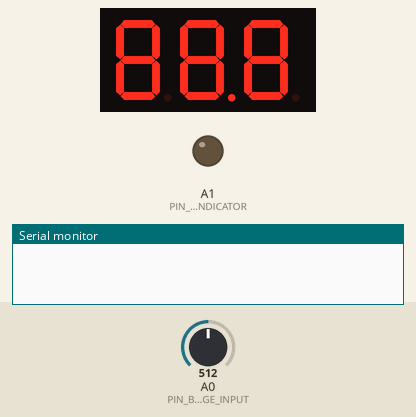
Bench run of a sketch on a simulated Arduino Uno, built with avr-gcc and run on an emulated ATmega328P. Parts: 3-digit seven-segment display, output pins drawn as LEDs (lit = HIGH), the last lines printed to the serial monitor. The test bench sets the inputs (shaded band); at power-on: A0 (PIN_BATTERY_VOLTAGE_INPUT) = 512.

Above: at 0.1 s.
At 1.1 s:
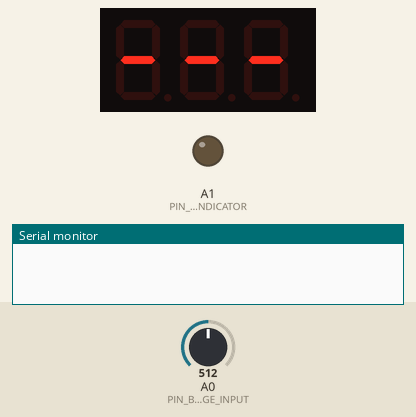
At 2.3 s:
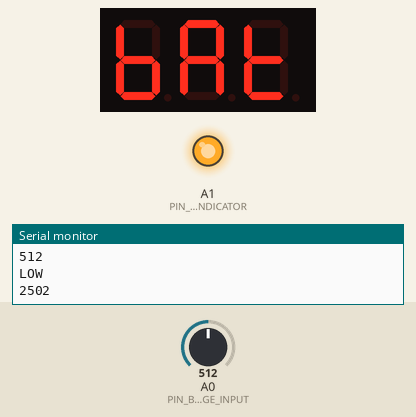
At 4.3 s:
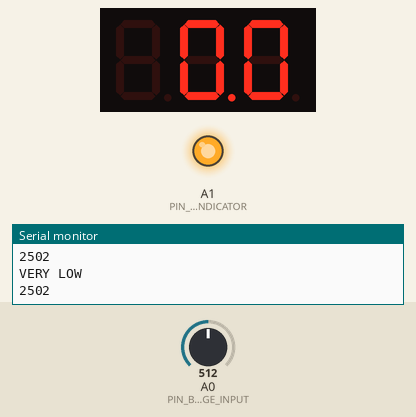

Measured:
- what the display in image 1 shows lasts 1.3 s, from 1.0 s to 2.3 s
- what the display in image 2 shows lasts 2.0 s, from 2.3 s to 4.3 s
- what the display in image 3 shows lasts 6.3 s, from 4.3 s to 10.6 s

The sketch:

FullCode.ino
```cpp
#include "DEFINE.h"
#include "SevSeg.h"
  SevSeg sevseg; //Instantiate a seven segment object (global)

//----------------------------------------------------------------------------------------------------------------------------------------------//
void SevSegSetup()
{
  unsigned long ul_32Timer;
  const long ul_32Delay888 = 1000;//1000ms Delay constant
  const long ul_32DelayTiret = 1000;//1000ms Delay constant

  byte numDigits = 3;
  byte digitPins[] = {PIN_BASE_TRANS_DIG_1, PIN_BASE_TRANS_DIG_2, PIN_BASE_TRANS_DIG_3};
  byte segmentPins[] = {PIN_SEGMENT_A, PIN_SEGMENT_B, PIN_SEGMENT_C, PIN_SEGMENT_D, PIN_SEGMENT_E, PIN_SEGMENT_F, PIN_SEGMENT_G, PIN_SEGMENT_H};
  bool resistorsOnSegments = true; // 'false' means resistors are on digit pins, 'true' on segment

  //Modify line below according to type of 7 seg (common anode/cathode)
  byte hardwareConfig = N_TRANSISTORS; // See README.md for options

  bool updateWithDelays = false; // Default 'false' is Recommended
  bool leadingZeros = false; // Use 'true' if you'd like to keep the leading zeros
  bool disableDecPoint = false; // Use 'true' if your decimal point doesn't exist or isn't connected. Then, you only need to specify 7 segmentPins[]
  sevseg.begin(hardwareConfig, numDigits, digitPins, segmentPins, resistorsOnSegments,
  updateWithDelays, leadingZeros, disableDecPoint);
  sevseg.setNumber(888,1);
  sevseg.refreshDisplay();
  //Serial.println("1");
  ul_32Timer=millis();//Get time for timer
    do
      {
          sevseg.setNumber(888,1);//Test all segments
          sevseg.refreshDisplay();
      }while(millis()<(ul_32Timer+ul_32Delay888));//Delay

  ul_32Timer=millis();//Get local time for timer
          do
      {
          sevseg.setNumber(9999,0);//Display - - - (because it's sytlé)
          sevseg.refreshDisplay();
      }while(millis()<(ul_32Timer+ul_32DelayTiret));//Delay
        //Serial.println("11");
}
//----------------------------------------------------------------------------------------------------------------------------------------------//
//----------------------------------------------------------------------------------------------------------------------------------------------//
void BatteryADCSetup()
{
  analogReference(EXTERNAL); //do not forget to wire +5BoostOut to REF
}

void PinMappingSetup()
{
  pinMode(PIN_BATTERY_VOLTAGE_INPUT,INPUT);
  pinMode(PIN_BATTERY_LOW_INDICATOR,OUTPUT);
  }
//----------------------------------------------------------------------------------------------------------------------------------------------//
//----------------------------------------------------------------------------------------------------------------------------------------------//
void SerialComSetup()
{
  Serial.begin(57600);
}

unsigned int ReadVoltage(unsigned long ul32_Occurence, unsigned int ui16_DisplayForNoBlinking, unsigned int ui16_DotLocation)
{
  unsigned long ul32_BatteryVoltage,i;

  ul32_BatteryVoltage=analogRead(PIN_BATTERY_VOLTAGE_INPUT);
  i=0;

  do{
    ul32_BatteryVoltage+=analogRead(PIN_BATTERY_VOLTAGE_INPUT);
    //Serial.println("ADC ONGOING");
    //Serial.println(analogRead(PIN_BATTERY_VOLTAGE_INPUT));
    i++;
    //Serial.println(l32_BatteryVoltage);
    sevseg.setNumber(ui16_DisplayForNoBlinking,ui16_DotLocation); // Displays '3.141'
    sevseg.refreshDisplay();
    }while(i<ul32_Occurence);

  ul32_BatteryVoltage/=ul32_Occurence;
  Serial.println("ADC READ");
  Serial.println(ul32_BatteryVoltage);
  return map(ul32_BatteryVoltage, 0, 1023, 0, 5000);
}

void CheckVoltageLevel(unsigned long ui32_VoltageLevel)
{
unsigned long ul_32Timer;
const long ul_32DelayOffDisp = 2000;//2000ms Delay constant

  //Serial.println(ui32_VoltageLevel);

  if(ui32_VoltageLevel<=VAL_BATTERY_LOW_INDICATOR_VOLTAGE)
    {
      digitalWrite(PIN_BATTERY_LOW_INDICATOR,HIGH);//Indicateur batterie faible activé
      Serial.println("LOW");
      Serial.println(ui32_VoltageLevel);
    }

  if((ui32_VoltageLevel<=VAL_BATTERY_LOW_SHUTDOWN_VOLTAGE))
    {
        ul_32Timer=millis();//Get local time for timer

    do
      {
        sevseg.setChars("Bat");//Display "BAT" before shutdown
        sevseg.refreshDisplay();
      }while(millis()<(ul_32Timer+ul_32DelayOffDisp));//Delay

      digitalWrite(PIN_BATTERY_SHUTDWN_2N4403,LOW);//Désactive la sortie batterie, ce qui éteindra l'arduino et tous les affichages
      Serial.println("VERY LOW");
      Serial.println(ui32_VoltageLevel);
    }
}

//----------------------------------------------------------------------------------------------------------------------------------------------//

/************************************************************************************************************************************************/
//-------------setup------------//
void setup() {
  //SevSeg Setup
  SevSegSetup();
  //Serial.println("1");
  //variables

  //analog
  BatteryADCSetup();
  //Serial.println("2");
  //Scom
  SerialComSetup();
  //Serial.println("3");
  //Pin mapping initialisation
  PinMappingSetup();
  digitalWrite(PIN_BATTERY_LOW_INDICATOR,LOW);//Indicateur batterie faible désactivé

  //First run for voltage reading and shut down process if needed
  CheckVoltageLevel(ReadVoltage(1000,9999,0));
  //Serial.println("4");

}
/************************************************************************************************************************************************/

//-------------loop------------//
void loop() {
static bool b_TimerSetup=0;
static int ui16_Weight, ui16_WeightMemo;
unsigned long ul_32Timer;
static long sl_32Timer;

  if(b_TimerSetup==0)//Initialisation of Timer
  {
    sl_32Timer=millis();//get time for timer
    b_TimerSetup=1;//Set initialisation to done
    //Serial.println(1);
  }

  if(millis()>(BATTERY_VOLTAGE_READ_FREQUENCY+sl_32Timer))//The timer has elapsed
  {
    sl_32Timer=millis();//reset timer
    CheckVoltageLevel(ReadVoltage(1000,ui16_WeightMemo,1));//ReadBatVoltage
  }

    if (Serial.available() >= 2) // There are at least 2 bytes to read
    {
       ui16_Weight = 0;
       ui16_Weight = Serial.read() << 8;   // read high byte and shift it over
       ui16_Weight |= Serial.read();   // read low byte
       ui16_WeightMemo=ui16_Weight;
    }
    if(ui16_WeightMemo>=1000)
      {
        ui16_WeightMemo-=1000;
      }
       //Serial.println(ui16_WeightMemo);
       sevseg.setNumber(ui16_WeightMemo,1); // Displays '3.141'
       sevseg.refreshDisplay();

       Serial.println(ReadVoltage(1000,ui16_WeightMemo,1));
       delay(1000);
}
```

DEFINE.h
```cpp
/*******************************Pin Mapping Definition*******************************/

#ifndef _DEFINE_H    // Put these two lines at the top of your file.
#define _DEFINE_H    // (Use a suitable name, usually based on the file name.)

//Threshold values for battery level
#define VAL_BATTERY_LOW_INDICATOR_VOLTAGE 3200 //mV
#define VAL_BATTERY_LOW_SHUTDOWN_VOLTAGE 3000 //mV
//End of threshold values for battery level

#define BATTERY_VOLTAGE_READ_FREQUENCY 5000 //20seconds

//Pin Mapping for battery
#define PIN_BATTERY_VOLTAGE_INPUT A0 //A0
#define PIN_BATTERY_LOW_INDICATOR A1 //A1
#define PIN_BATTERY_SHUTDWN_2N4403 A2 //A2
//End of pin Mapping for battery

//Pin Mapping for 7 Segment
//Transistors (common cathode)
#define PIN_BASE_TRANS_DIG_1 10
#define PIN_BASE_TRANS_DIG_2 11
#define PIN_BASE_TRANS_DIG_3 12

#define PIN_SEGMENT_A 2
#define PIN_SEGMENT_B 3
#define PIN_SEGMENT_C 4
#define PIN_SEGMENT_D 5
#define PIN_SEGMENT_E 6
#define PIN_SEGMENT_F 7
#define PIN_SEGMENT_G 8
#define PIN_SEGMENT_H 9
//End of pin Mapping for 7 Segment

#endif // _HEADERFILE_H    // Put this line at the end of your file. (to avoid multiple define issue)
```
